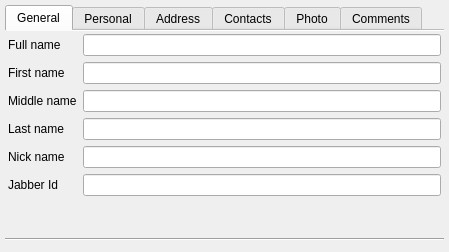
<?xml version="1.0" encoding="UTF-8"?>
<ui version="4.0">
 <class>VCardDialogClass</class>
 <widget class="QDialog" name="VCardDialogClass">
  <property name="geometry">
   <rect>
    <x>0</x>
    <y>0</y>
    <width>449</width>
    <height>250</height>
   </rect>
  </property>
  <layout class="QVBoxLayout" name="verticalLayout">
   <property name="margin">
    <number>5</number>
   </property>
   <item>
    <widget class="QTabWidget" name="twtVCard">
     <property name="currentIndex">
      <number>0</number>
     </property>
     <property name="documentMode">
      <bool>true</bool>
     </property>
     <widget class="QWidget" name="tabGeneral">
      <attribute name="title">
       <string>General</string>
      </attribute>
      <layout class="QFormLayout" name="lotGeneral">
       <property name="margin">
        <number>3</number>
       </property>
       <item row="0" column="0">
        <widget class="QLabel" name="lblFullName">
         <property name="text">
          <string>Full name</string>
         </property>
         <property name="textFormat">
          <enum>Qt::PlainText</enum>
         </property>
         <property name="buddy">
          <cstring>lneFullName</cstring>
         </property>
        </widget>
       </item>
       <item row="0" column="1">
        <widget class="QLineEdit" name="lneFullName"/>
       </item>
       <item row="1" column="0">
        <widget class="QLabel" name="lblFirstName">
         <property name="text">
          <string>First name</string>
         </property>
         <property name="textFormat">
          <enum>Qt::PlainText</enum>
         </property>
         <property name="buddy">
          <cstring>lneFirstName</cstring>
         </property>
        </widget>
       </item>
       <item row="1" column="1">
        <widget class="QLineEdit" name="lneFirstName"/>
       </item>
       <item row="2" column="0">
        <widget class="QLabel" name="lblMiddleName">
         <property name="text">
          <string>Middle name</string>
         </property>
         <property name="textFormat">
          <enum>Qt::PlainText</enum>
         </property>
         <property name="buddy">
          <cstring>lneMiddleName</cstring>
         </property>
        </widget>
       </item>
       <item row="2" column="1">
        <widget class="QLineEdit" name="lneMiddleName"/>
       </item>
       <item row="3" column="0">
        <widget class="QLabel" name="lblLastName">
         <property name="text">
          <string>Last name</string>
         </property>
         <property name="textFormat">
          <enum>Qt::PlainText</enum>
         </property>
         <property name="buddy">
          <cstring>lneLastName</cstring>
         </property>
        </widget>
       </item>
       <item row="3" column="1">
        <widget class="QLineEdit" name="lneLastName"/>
       </item>
       <item row="4" column="0">
        <widget class="QLabel" name="lblNickName">
         <property name="text">
          <string>Nick name</string>
         </property>
         <property name="textFormat">
          <enum>Qt::PlainText</enum>
         </property>
         <property name="buddy">
          <cstring>lneNickName</cstring>
         </property>
        </widget>
       </item>
       <item row="4" column="1">
        <widget class="QLineEdit" name="lneNickName"/>
       </item>
       <item row="5" column="0">
        <widget class="QLabel" name="lblJabberId">
         <property name="text">
          <string>Jabber Id</string>
         </property>
         <property name="textFormat">
          <enum>Qt::PlainText</enum>
         </property>
         <property name="buddy">
          <cstring>lneJabberId</cstring>
         </property>
        </widget>
       </item>
       <item row="5" column="1">
        <widget class="QLineEdit" name="lneJabberId"/>
       </item>
      </layout>
     </widget>
     <widget class="QWidget" name="tabPersonal">
      <attribute name="title">
       <string>Personal</string>
      </attribute>
      <layout class="QFormLayout" name="lotPersonal">
       <property name="margin">
        <number>3</number>
       </property>
       <item row="0" column="0">
        <widget class="QLabel" name="lblBirthday">
         <property name="text">
          <string>Birthday</string>
         </property>
         <property name="textFormat">
          <enum>Qt::PlainText</enum>
         </property>
         <property name="buddy">
          <cstring>dedBirthday</cstring>
         </property>
        </widget>
       </item>
       <item row="0" column="1">
        <layout class="QHBoxLayout" name="lotPersonalBirthday">
         <item>
          <widget class="QDateEdit" name="dedBirthday">
           <property name="sizePolicy">
            <sizepolicy hsizetype="Expanding" vsizetype="Fixed">
             <horstretch>0</horstretch>
             <verstretch>0</verstretch>
            </sizepolicy>
           </property>
           <property name="dateTime">
            <datetime>
             <hour>0</hour>
             <minute>0</minute>
             <second>0</second>
             <year>1900</year>
             <month>1</month>
             <day>1</day>
            </datetime>
           </property>
           <property name="minimumDateTime">
            <datetime>
             <hour>0</hour>
             <minute>0</minute>
             <second>0</second>
             <year>1900</year>
             <month>1</month>
             <day>1</day>
            </datetime>
           </property>
           <property name="displayFormat">
            <string>dd.MMMM.yyyy</string>
           </property>
           <property name="calendarPopup">
            <bool>true</bool>
           </property>
          </widget>
         </item>
         <item>
          <widget class="QLabel" name="lblGender">
           <property name="text">
            <string>Gender</string>
           </property>
           <property name="textFormat">
            <enum>Qt::PlainText</enum>
           </property>
           <property name="buddy">
            <cstring>cmbGender</cstring>
           </property>
          </widget>
         </item>
         <item>
          <widget class="QComboBox" name="cmbGender">
           <property name="sizePolicy">
            <sizepolicy hsizetype="Expanding" vsizetype="Fixed">
             <horstretch>0</horstretch>
             <verstretch>0</verstretch>
            </sizepolicy>
           </property>
          </widget>
         </item>
        </layout>
       </item>
       <item row="1" column="0">
        <widget class="QLabel" name="lblMarital">
         <property name="text">
          <string>Marital status</string>
         </property>
         <property name="textFormat">
          <enum>Qt::PlainText</enum>
         </property>
         <property name="buddy">
          <cstring>lneMarital</cstring>
         </property>
        </widget>
       </item>
       <item row="1" column="1">
        <widget class="QLineEdit" name="lneMarital"/>
       </item>
       <item row="2" column="0">
        <widget class="QLabel" name="lblOcuupation">
         <property name="text">
          <string>Occupation</string>
         </property>
         <property name="textFormat">
          <enum>Qt::PlainText</enum>
         </property>
         <property name="buddy">
          <cstring>lneTitle</cstring>
         </property>
        </widget>
       </item>
       <item row="2" column="1">
        <widget class="QLineEdit" name="lneTitle"/>
       </item>
       <item row="3" column="0">
        <widget class="QLabel" name="lblCompany">
         <property name="text">
          <string>Company</string>
         </property>
         <property name="textFormat">
          <enum>Qt::PlainText</enum>
         </property>
         <property name="buddy">
          <cstring>lneCompany</cstring>
         </property>
        </widget>
       </item>
       <item row="3" column="1">
        <widget class="QLineEdit" name="lneCompany"/>
       </item>
       <item row="4" column="0">
        <widget class="QLabel" name="lblDepartment">
         <property name="text">
          <string>Department</string>
         </property>
         <property name="textFormat">
          <enum>Qt::PlainText</enum>
         </property>
         <property name="buddy">
          <cstring>lneDepartment</cstring>
         </property>
        </widget>
       </item>
       <item row="4" column="1">
        <widget class="QLineEdit" name="lneDepartment"/>
       </item>
       <item row="5" column="0">
        <widget class="QLabel" name="lblRole">
         <property name="text">
          <string>Role</string>
         </property>
         <property name="textFormat">
          <enum>Qt::PlainText</enum>
         </property>
         <property name="buddy">
          <cstring>lneRole</cstring>
         </property>
        </widget>
       </item>
       <item row="5" column="1">
        <widget class="QLineEdit" name="lneRole"/>
       </item>
       <item row="6" column="0">
        <widget class="QLabel" name="lblHomePage">
         <property name="text">
          <string>Home page</string>
         </property>
         <property name="textFormat">
          <enum>Qt::PlainText</enum>
         </property>
         <property name="buddy">
          <cstring>lneHomePage</cstring>
         </property>
        </widget>
       </item>
       <item row="6" column="1">
        <widget class="QLineEdit" name="lneHomePage"/>
       </item>
      </layout>
     </widget>
     <widget class="QWidget" name="tabAdress">
      <attribute name="title">
       <string>Address</string>
      </attribute>
      <layout class="QHBoxLayout" name="lotAdress">
       <property name="margin">
        <number>3</number>
       </property>
       <item>
        <widget class="QGroupBox" name="grbHomeAdress">
         <property name="title">
          <string>Home</string>
         </property>
         <property name="flat">
          <bool>true</bool>
         </property>
         <layout class="QFormLayout" name="lotAdressHome">
          <property name="margin">
           <number>0</number>
          </property>
          <item row="0" column="0">
           <widget class="QLabel" name="lblHomeStreet">
            <property name="text">
             <string>Street</string>
            </property>
            <property name="textFormat">
             <enum>Qt::PlainText</enum>
            </property>
            <property name="buddy">
             <cstring>lneHomeStreet</cstring>
            </property>
           </widget>
          </item>
          <item row="0" column="1">
           <widget class="QLineEdit" name="lneHomeStreet"/>
          </item>
          <item row="1" column="0">
           <widget class="QLabel" name="lblHomeCity">
            <property name="text">
             <string>City</string>
            </property>
            <property name="textFormat">
             <enum>Qt::PlainText</enum>
            </property>
            <property name="buddy">
             <cstring>lneHomeCity</cstring>
            </property>
           </widget>
          </item>
          <item row="1" column="1">
           <widget class="QLineEdit" name="lneHomeCity"/>
          </item>
          <item row="2" column="0">
           <widget class="QLabel" name="lblHomeState">
            <property name="text">
             <string>State</string>
            </property>
            <property name="textFormat">
             <enum>Qt::PlainText</enum>
            </property>
            <property name="buddy">
             <cstring>lneHomeState</cstring>
            </property>
           </widget>
          </item>
          <item row="2" column="1">
           <widget class="QLineEdit" name="lneHomeState"/>
          </item>
          <item row="3" column="0">
           <widget class="QLabel" name="lblHomeZip">
            <property name="text">
             <string>Zip code</string>
            </property>
            <property name="textFormat">
             <enum>Qt::PlainText</enum>
            </property>
            <property name="buddy">
             <cstring>lneHomeZip</cstring>
            </property>
           </widget>
          </item>
          <item row="3" column="1">
           <widget class="QLineEdit" name="lneHomeZip"/>
          </item>
          <item row="4" column="0">
           <widget class="QLabel" name="lblHomeCountry">
            <property name="text">
             <string>Country</string>
            </property>
            <property name="textFormat">
             <enum>Qt::PlainText</enum>
            </property>
            <property name="buddy">
             <cstring>lneHomeCountry</cstring>
            </property>
           </widget>
          </item>
          <item row="4" column="1">
           <widget class="QLineEdit" name="lneHomeCountry"/>
          </item>
         </layout>
        </widget>
       </item>
       <item>
        <widget class="QGroupBox" name="grbWorkAdress">
         <property name="title">
          <string>Work</string>
         </property>
         <property name="flat">
          <bool>true</bool>
         </property>
         <layout class="QFormLayout" name="lotAdressWork">
          <property name="margin">
           <number>0</number>
          </property>
          <item row="0" column="0">
           <widget class="QLabel" name="lblWorkStreet">
            <property name="text">
             <string>Street</string>
            </property>
            <property name="textFormat">
             <enum>Qt::PlainText</enum>
            </property>
            <property name="buddy">
             <cstring>lneWorkStreet</cstring>
            </property>
           </widget>
          </item>
          <item row="0" column="1">
           <widget class="QLineEdit" name="lneWorkStreet"/>
          </item>
          <item row="1" column="0">
           <widget class="QLabel" name="lblWorkCity">
            <property name="text">
             <string>City</string>
            </property>
            <property name="textFormat">
             <enum>Qt::PlainText</enum>
            </property>
            <property name="buddy">
             <cstring>lneWorkCity</cstring>
            </property>
           </widget>
          </item>
          <item row="1" column="1">
           <widget class="QLineEdit" name="lneWorkCity"/>
          </item>
          <item row="2" column="0">
           <widget class="QLabel" name="lblWorkState">
            <property name="text">
             <string>State</string>
            </property>
            <property name="textFormat">
             <enum>Qt::PlainText</enum>
            </property>
            <property name="buddy">
             <cstring>lneWorkState</cstring>
            </property>
           </widget>
          </item>
          <item row="2" column="1">
           <widget class="QLineEdit" name="lneWorkState"/>
          </item>
          <item row="3" column="0">
           <widget class="QLabel" name="lblWorkZip">
            <property name="text">
             <string>Zip code</string>
            </property>
            <property name="textFormat">
             <enum>Qt::PlainText</enum>
            </property>
            <property name="buddy">
             <cstring>lneWorkZip</cstring>
            </property>
           </widget>
          </item>
          <item row="3" column="1">
           <widget class="QLineEdit" name="lneWorkZip"/>
          </item>
          <item row="4" column="0">
           <widget class="QLabel" name="lblWorkCountry">
            <property name="text">
             <string>Country</string>
            </property>
            <property name="textFormat">
             <enum>Qt::PlainText</enum>
            </property>
            <property name="buddy">
             <cstring>lneWorkCountry</cstring>
            </property>
           </widget>
          </item>
          <item row="4" column="1">
           <widget class="QLineEdit" name="lneWorkCountry"/>
          </item>
         </layout>
        </widget>
       </item>
      </layout>
     </widget>
     <widget class="QWidget" name="tabContacts">
      <attribute name="title">
       <string>Contacts</string>
      </attribute>
      <layout class="QHBoxLayout" name="lotContacts">
       <property name="margin">
        <number>3</number>
       </property>
       <item>
        <widget class="QGroupBox" name="grbEmail">
         <property name="title">
          <string>E-Mail</string>
         </property>
         <property name="flat">
          <bool>true</bool>
         </property>
         <layout class="QVBoxLayout" name="lotEmail">
          <property name="margin">
           <number>0</number>
          </property>
          <item>
           <widget class="QListWidget" name="ltwEmails"/>
          </item>
          <item>
           <layout class="QHBoxLayout" name="lotEmailButtons">
            <item>
             <widget class="QToolButton" name="tlbEmailAdd">
              <property name="sizePolicy">
               <sizepolicy hsizetype="Expanding" vsizetype="Fixed">
                <horstretch>0</horstretch>
                <verstretch>0</verstretch>
               </sizepolicy>
              </property>
              <property name="text">
               <string>Add</string>
              </property>
             </widget>
            </item>
            <item>
             <widget class="QToolButton" name="tlbEmailDelete">
              <property name="sizePolicy">
               <sizepolicy hsizetype="Expanding" vsizetype="Fixed">
                <horstretch>0</horstretch>
                <verstretch>0</verstretch>
               </sizepolicy>
              </property>
              <property name="text">
               <string>Delete</string>
              </property>
             </widget>
            </item>
           </layout>
          </item>
         </layout>
        </widget>
       </item>
       <item>
        <widget class="QGroupBox" name="grbPhone">
         <property name="title">
          <string>Phone</string>
         </property>
         <property name="flat">
          <bool>true</bool>
         </property>
         <layout class="QVBoxLayout" name="lotPhone">
          <property name="margin">
           <number>0</number>
          </property>
          <item>
           <widget class="QListWidget" name="ltwPhones"/>
          </item>
          <item>
           <layout class="QHBoxLayout" name="lotPhoneButtons">
            <item>
             <widget class="QToolButton" name="tlbPhoneAdd">
              <property name="sizePolicy">
               <sizepolicy hsizetype="Expanding" vsizetype="Fixed">
                <horstretch>0</horstretch>
                <verstretch>0</verstretch>
               </sizepolicy>
              </property>
              <property name="text">
               <string>Add</string>
              </property>
             </widget>
            </item>
            <item>
             <widget class="QToolButton" name="tlbPhoneDelete">
              <property name="sizePolicy">
               <sizepolicy hsizetype="Expanding" vsizetype="Fixed">
                <horstretch>0</horstretch>
                <verstretch>0</verstretch>
               </sizepolicy>
              </property>
              <property name="text">
               <string>Delete</string>
              </property>
             </widget>
            </item>
           </layout>
          </item>
         </layout>
        </widget>
       </item>
      </layout>
     </widget>
     <widget class="QWidget" name="tabPhoto">
      <attribute name="title">
       <string>Photo</string>
      </attribute>
      <layout class="QHBoxLayout" name="lotPhoto">
       <property name="margin">
        <number>3</number>
       </property>
       <item>
        <widget class="QGroupBox" name="grbPhoto">
         <property name="sizePolicy">
          <sizepolicy hsizetype="Expanding" vsizetype="Expanding">
           <horstretch>0</horstretch>
           <verstretch>0</verstretch>
          </sizepolicy>
         </property>
         <property name="title">
          <string>Photo</string>
         </property>
         <property name="flat">
          <bool>true</bool>
         </property>
         <layout class="QVBoxLayout" name="lotPhotoImage">
          <property name="margin">
           <number>0</number>
          </property>
          <item>
           <widget class="PrixmapFrame" name="pmfPhoto">
            <property name="sizePolicy">
             <sizepolicy hsizetype="Expanding" vsizetype="Expanding">
              <horstretch>0</horstretch>
              <verstretch>0</verstretch>
             </sizepolicy>
            </property>
            <property name="frameShape">
             <enum>QFrame::Box</enum>
            </property>
           </widget>
          </item>
          <item>
           <widget class="QLabel" name="lblPhotoSize">
            <property name="text">
             <string notr="true">Size: 100KB</string>
            </property>
            <property name="alignment">
             <set>Qt::AlignCenter</set>
            </property>
           </widget>
          </item>
          <item>
           <layout class="QHBoxLayout" name="lotPhotoButtons">
            <item>
             <widget class="QToolButton" name="tlbPhotoSave">
              <property name="sizePolicy">
               <sizepolicy hsizetype="Expanding" vsizetype="Fixed">
                <horstretch>0</horstretch>
                <verstretch>0</verstretch>
               </sizepolicy>
              </property>
              <property name="text">
               <string>Save</string>
              </property>
             </widget>
            </item>
            <item>
             <widget class="QToolButton" name="tlbPhotoLoad">
              <property name="sizePolicy">
               <sizepolicy hsizetype="Expanding" vsizetype="Fixed">
                <horstretch>0</horstretch>
                <verstretch>0</verstretch>
               </sizepolicy>
              </property>
              <property name="text">
               <string>Load</string>
              </property>
             </widget>
            </item>
            <item>
             <widget class="QToolButton" name="tlbPhotoClear">
              <property name="sizePolicy">
               <sizepolicy hsizetype="Expanding" vsizetype="Fixed">
                <horstretch>0</horstretch>
                <verstretch>0</verstretch>
               </sizepolicy>
              </property>
              <property name="text">
               <string>Clear</string>
              </property>
             </widget>
            </item>
           </layout>
          </item>
         </layout>
        </widget>
       </item>
       <item>
        <widget class="QGroupBox" name="grbLogo">
         <property name="sizePolicy">
          <sizepolicy hsizetype="Expanding" vsizetype="Expanding">
           <horstretch>0</horstretch>
           <verstretch>0</verstretch>
          </sizepolicy>
         </property>
         <property name="title">
          <string>Logo</string>
         </property>
         <property name="flat">
          <bool>true</bool>
         </property>
         <layout class="QVBoxLayout" name="lotLogoImage">
          <property name="margin">
           <number>0</number>
          </property>
          <item>
           <widget class="PrixmapFrame" name="pmfLogo">
            <property name="sizePolicy">
             <sizepolicy hsizetype="Expanding" vsizetype="Expanding">
              <horstretch>0</horstretch>
              <verstretch>0</verstretch>
             </sizepolicy>
            </property>
            <property name="frameShape">
             <enum>QFrame::Box</enum>
            </property>
           </widget>
          </item>
          <item>
           <widget class="QLabel" name="lblLogoSize">
            <property name="text">
             <string notr="true">Size: 100KB</string>
            </property>
            <property name="alignment">
             <set>Qt::AlignCenter</set>
            </property>
           </widget>
          </item>
          <item>
           <layout class="QHBoxLayout" name="lotLogoButtons">
            <item>
             <widget class="QToolButton" name="tlbLogoSave">
              <property name="sizePolicy">
               <sizepolicy hsizetype="Expanding" vsizetype="Fixed">
                <horstretch>0</horstretch>
                <verstretch>0</verstretch>
               </sizepolicy>
              </property>
              <property name="text">
               <string>Save</string>
              </property>
             </widget>
            </item>
            <item>
             <widget class="QToolButton" name="tlbLogoLoad">
              <property name="sizePolicy">
               <sizepolicy hsizetype="Expanding" vsizetype="Fixed">
                <horstretch>0</horstretch>
                <verstretch>0</verstretch>
               </sizepolicy>
              </property>
              <property name="text">
               <string>Load</string>
              </property>
             </widget>
            </item>
            <item>
             <widget class="QToolButton" name="tlbLogoClear">
              <property name="sizePolicy">
               <sizepolicy hsizetype="Expanding" vsizetype="Fixed">
                <horstretch>0</horstretch>
                <verstretch>0</verstretch>
               </sizepolicy>
              </property>
              <property name="text">
               <string>Clear</string>
              </property>
             </widget>
            </item>
           </layout>
          </item>
         </layout>
        </widget>
       </item>
      </layout>
     </widget>
     <widget class="QWidget" name="tabComments">
      <attribute name="title">
       <string>Comments</string>
      </attribute>
      <layout class="QVBoxLayout" name="lotComments">
       <property name="margin">
        <number>3</number>
       </property>
       <item>
        <widget class="QTextEdit" name="tedComments"/>
       </item>
      </layout>
     </widget>
    </widget>
   </item>
   <item>
    <widget class="Line" name="line">
     <property name="orientation">
      <enum>Qt::Horizontal</enum>
     </property>
    </widget>
   </item>
   <item>
    <widget class="QDialogButtonBox" name="btbButtons"/>
   </item>
  </layout>
 </widget>
 <layoutdefault spacing="6" margin="11"/>
 <customwidgets>
  <customwidget>
   <class>PrixmapFrame</class>
   <extends>QFrame</extends>
   <header>prixmapframe.h</header>
   <container>1</container>
  </customwidget>
 </customwidgets>
 <tabstops>
  <tabstop>twtVCard</tabstop>
  <tabstop>lneFullName</tabstop>
  <tabstop>lneFirstName</tabstop>
  <tabstop>lneMiddleName</tabstop>
  <tabstop>lneLastName</tabstop>
  <tabstop>lneNickName</tabstop>
  <tabstop>lneJabberId</tabstop>
  <tabstop>dedBirthday</tabstop>
  <tabstop>cmbGender</tabstop>
  <tabstop>lneMarital</tabstop>
  <tabstop>lneTitle</tabstop>
  <tabstop>lneCompany</tabstop>
  <tabstop>lneDepartment</tabstop>
  <tabstop>lneRole</tabstop>
  <tabstop>lneHomePage</tabstop>
  <tabstop>lneHomeStreet</tabstop>
  <tabstop>lneHomeCity</tabstop>
  <tabstop>lneHomeState</tabstop>
  <tabstop>lneHomeZip</tabstop>
  <tabstop>lneHomeCountry</tabstop>
  <tabstop>lneWorkStreet</tabstop>
  <tabstop>lneWorkCity</tabstop>
  <tabstop>lneWorkState</tabstop>
  <tabstop>lneWorkZip</tabstop>
  <tabstop>lneWorkCountry</tabstop>
  <tabstop>ltwEmails</tabstop>
  <tabstop>ltwPhones</tabstop>
  <tabstop>tlbEmailAdd</tabstop>
  <tabstop>tlbEmailDelete</tabstop>
  <tabstop>tlbPhoneAdd</tabstop>
  <tabstop>tlbPhoneDelete</tabstop>
  <tabstop>tlbPhotoSave</tabstop>
  <tabstop>tlbPhotoLoad</tabstop>
  <tabstop>tlbPhotoClear</tabstop>
  <tabstop>tlbLogoSave</tabstop>
  <tabstop>tlbLogoLoad</tabstop>
  <tabstop>tlbLogoClear</tabstop>
  <tabstop>tedComments</tabstop>
  <tabstop>btbButtons</tabstop>
 </tabstops>
 <resources/>
 <connections/>
</ui>
